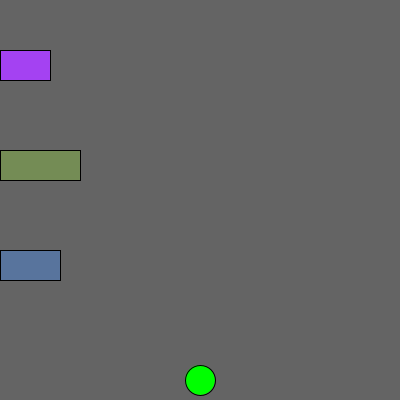
Frame 1 (no input)
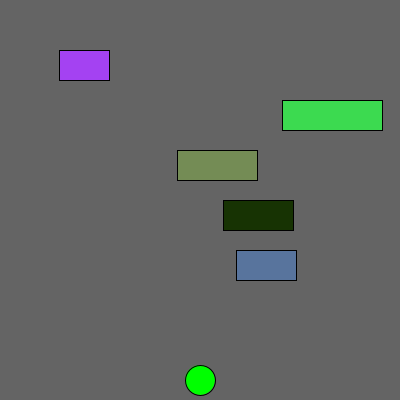
Frame 60 (the mouse pressed at the canvas centre just before this capture)
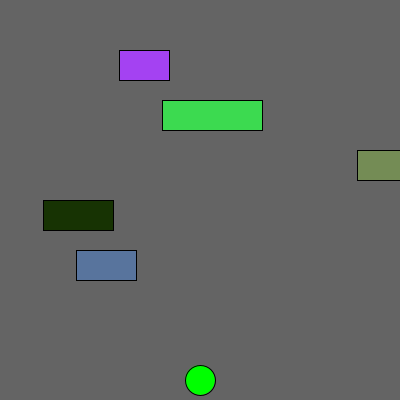
Frame 120 (the mouse held since frame 60 and released just before this capture)

The Processing sketch that drew these frames (run headless with seeded random() and noise(); from frame 60 on, the mouse is pressed at the canvas centre):

// Processing sketch: Frogger
// ── Frogger.pde
int frogX;
int frogY;
Car car1 = new Car(0,50,50,1);
Car car2 = new Car(400,100,100,2);
Car car3 = new Car(0,150,80,3);
Car car4 = new Car(400,200,70,3);
Car car5 = new Car(0,250,60,4);
void setup() {
  size(400,400);
  frogX = width/2;
  frogY = 380;
}
void draw () {
  keepInside();
  background(100);
  fill(0,255,0);
  ellipse(frogX,frogY, 30,30);
    
car1.display();
car2.display();
car3.display();
car4.display();
car5.display();
car1.moveRight();
car2.moveLeft();
car3.moveRight();
car4.moveLeft();
car5.moveRight();
       
}
 void keyPressed()
{
      if(key == CODED){
            if(keyCode == UP)
            {
                  frogY -= 30; 
            }
            else if(keyCode == DOWN)
            {
                  frogY += 30;
            }
            else if(keyCode == RIGHT)
            {
                  frogX += 30;
            }
            else if(keyCode == LEFT)
            {
                  frogX -= 30;
            }
      }
}
 void keepInside(){
   if (frogX >= width){
    frogX = width - 20; 
   }
   if (frogX <= 0){
     frogX = 20;
   }
   if (frogY >= height){
     frogY = height - 20;
   }
    if (frogY <= 0){
     frogY = 20;
   }
 }
// ── Car.pde
public class Car{
int carX;
int carY; 
int carSize;
int carSpeed;
int carRed;
int carGreen;
int carBlue;
Car(int carX, int carY,int carSize, int carSpeed){
this.carX = carX;
this.carY = carY;
this.carSize = carSize;
this.carSpeed = carSpeed;
this.carRed = (int)random(255);
this.carGreen = (int)random(255);
this.carBlue = (int)random(255);
}
void display(){
      fill(carRed, carGreen, carBlue);
      rect(carX, carY, carSize, 30);
}
void moveRight(){
  carX= carX+carSpeed;
  if (carX >= 400){
   carX = 0; 
  }
}
void moveLeft(){
  carX = carX - carSpeed;
   if (carX <= 0){
   carX = 400; 
  }
}
}
